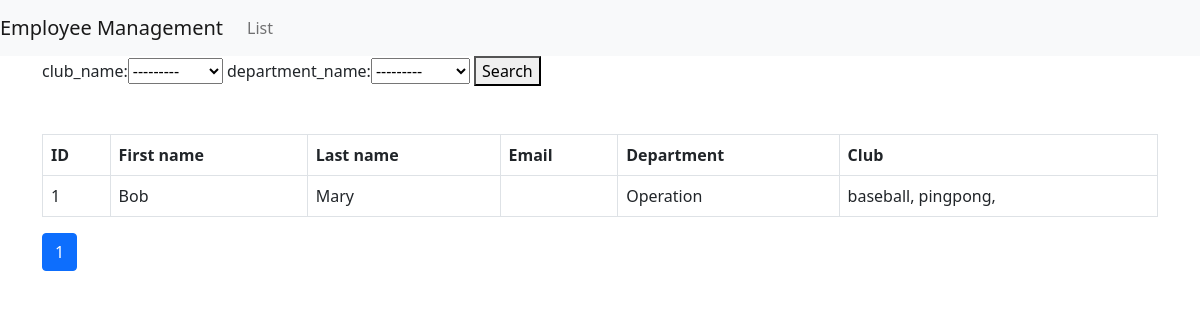
The app's page /, older data.
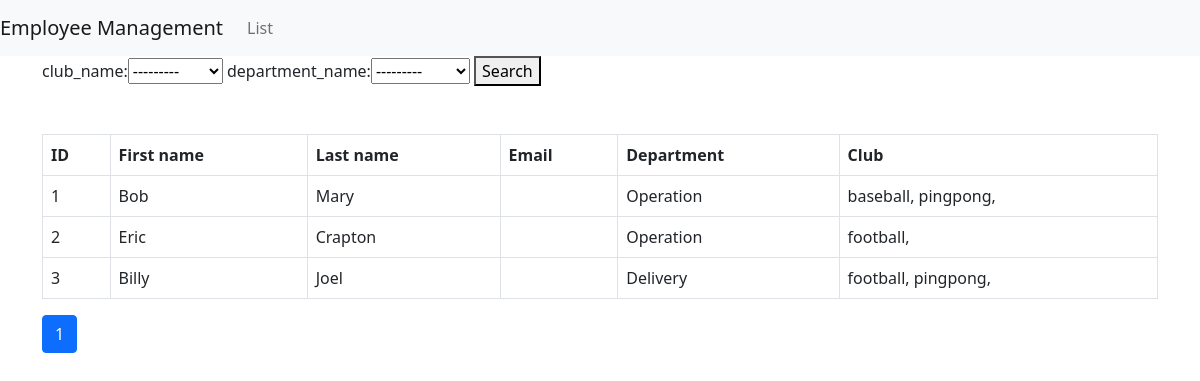
The same page, newer data.
### employee/models.py (models this page shows, shortened)
class Employee(models.Model):
    first_name = models.CharField('first_name', max_length=20)
    last_name = models.CharField('last_name', max_length=20)
    email = models.EmailField('email', blank=True)
    department = models.ForeignKey(Department, verbose_name='department', on_delete=models.PROTECT,)
    club = models.ManyToManyField(Club, verbose_name='club_name')
    created_at = models.DateTimeField('registerd_date', default=timezone.now)

class Department(models.Model):
    name = models.CharField('department_name', max_length=20)
    created_at = models.DateTimeField('registerd_date', default=timezone.now)
    def __str__(self):
        return self.name

class Club(models.Model):
    name =  models.CharField('club_name', max_length=20)
    created_at = models.DateTimeField('registerd_date', default=timezone.now)
    def __str__(self):
        return self.name

### employee/views.py (the view)
# urls.py: path('', views.IndexView.as_view(), name='index'),
class IndexView(generic.ListView):
    model = Employee
    paginate_by = 3
    def get_context_data(self):
        context = super().get_context_data()
        context['form'] = SearchForm(self.request.GET)
        return context
    def get_queryset(self):
        form = SearchForm(self.request.GET)
        form.is_valid()
        queryset = super().get_queryset()
        department = form.cleaned_data['department']
        if department:
            queryset = queryset.filter(department=department)
        club = form.cleaned_data['club']
        if club:
            queryset = queryset.filter(club=club)
        return queryset

### employee/forms.py
class SearchForm(forms.Form):
    club = forms.ModelChoiceField(queryset=Club.objects, label='club_name', required=False)
    department = forms.ModelChoiceField(queryset=Department.objects, label='department_name', required=False)

### employee/templates/employee/employee_list.html
{% extends 'employee/base.html' %}
{% block content %}
<form action="" method="GET">
    {{ form }}
    <button type="submit">Search</button>
</form>
<table class="table table-bordered mt-5">
    <thead>
        <tr>
            <th>ID</th>
            <th>First name</th>
            <th>Last name</th>
            <th>Email</th>
            <th>Department</th>
            <th>Club</th>
        </tr>
    </thead>
    <tbody>
        {% for employee in employee_list %}
        <tr>
            <td>{{ employee.pk }}</td>
            <td>{{ employee.first_name }}</td>
            <td>{{ employee.last_name }}</td>
            <td>{{ employee.email}}</td>
            <td>{{ employee.department }}</td>
            <td>{% for club in employee.club.all %}{{ club }}, {% endfor %}</td>
        </tr>
        {% endfor %}
    </tbody>
</table>
{% include 'employee/page4.html' %}
{% endblock content %}

### employee/templates/employee/base.html (shortened to what this page needs)
<!doctype html>
<html lang="ja">
  <head>
    <link href="https://cdn.jsdelivr.net/npm/bootstrap@5.0.0-beta2/dist/css/bootstrap.min.css" rel="stylesheet">
  </head>
  <body>
    <nav class="navbar navbar-expand-lg navbar-light bg-light">
      <a class="navbar-brand" href="#">Employee Management</a>
      <div class="collapse navbar-collapse" id="navbarSupportedContent">
        <ul class="navbar-nav mr-auto">
          <li class="nav-item">
            <a class="nav-link" href="{% url 'employee:index' %}">List</a>
          </li>
        </ul>
      </div>
    </nav>
      <div class="container">
        {% block content %}
        {% endblock content %}
      </div>
  </body>
</html>

### employee/templates/employee/page4.html (shortened to what this page needs)
<nav aria-label="Page navigation">
    <ul class="pagination">
        {% for link_page in page_obj.paginator.page_range %}
          {% if link_page == page_obj.number %}
            <li class="page-item active">
                <a class="page-link" href="?page={{ link_page }}">
                    {{ link_page }}
                </a>
            </li>
          {% else %}
            <li class="page-item">
                <a class="page-link" href="?page={{ link_page }}">
                {{ link_page }}
                </a>
            </li>
          {% endif %}
        {% endfor %}
    </ul>
</nav>

Row changes from the older to the newer data that the page shows:
added Employee: pk "2", first_name "Eric", last_name "Crapton", department "Operation"
now on this page (row unchanged): Club: name "football"
added Employee: pk "3", first_name "Billy", last_name "Joel", department "Delivery", Club (name "pingpong")
